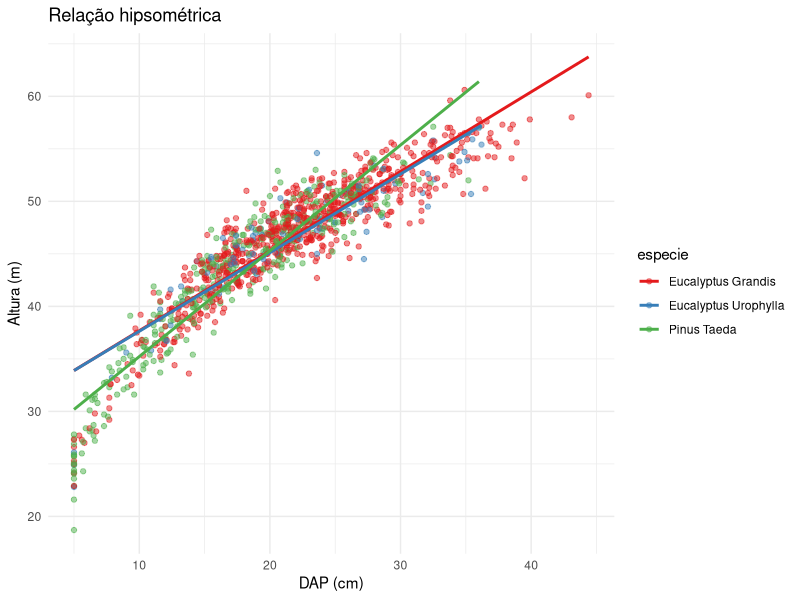
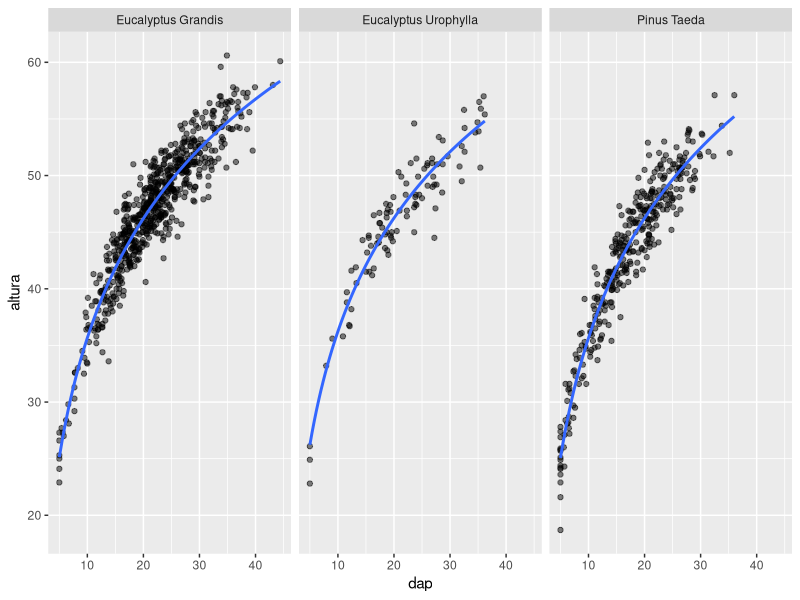
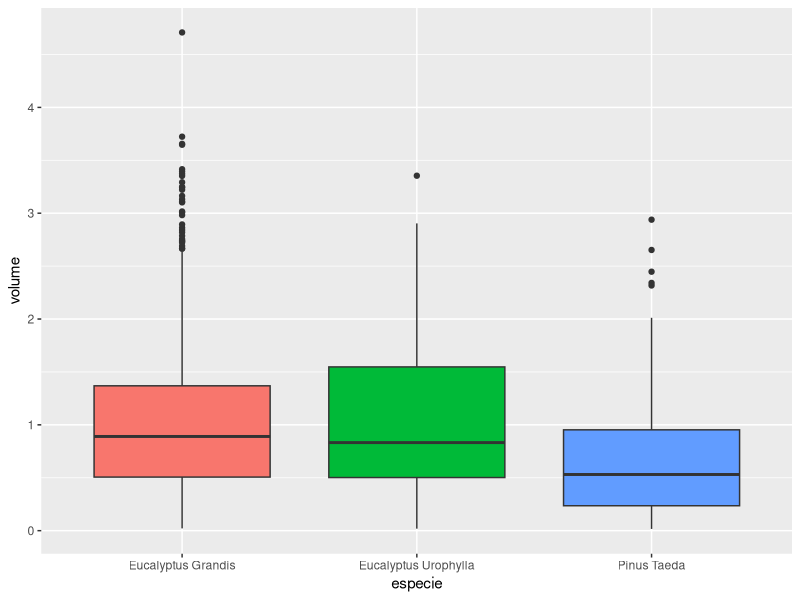
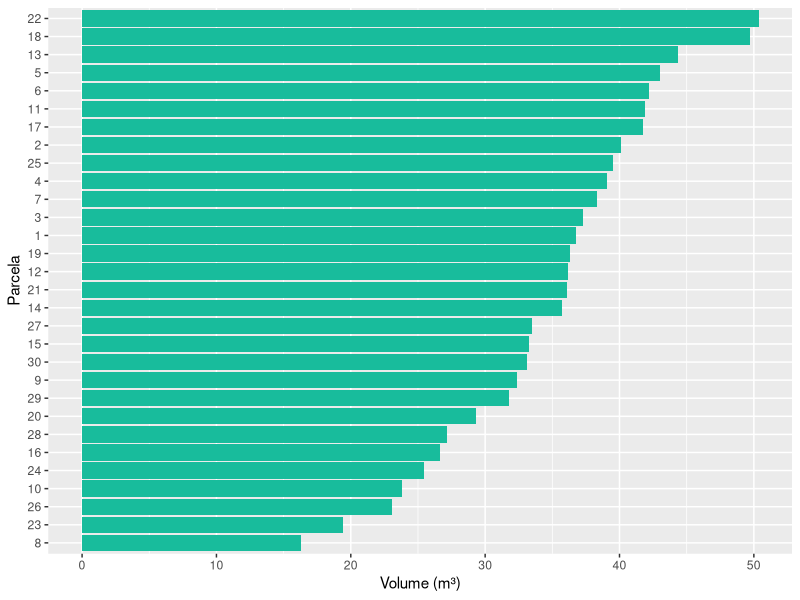

Recreate these plots in R, in order.
## ---- chunk 1
library(readr)
library(dplyr)
library(ggplot2)
filmes <- read_csv2("../data/filmes_imdb.csv")
elenco <- read_csv("../data/elenco.csv")
inv_florestal <- read_csv("../data/inv_florestal.csv")
parcelas <- read_csv("../data/parcelas.csv")
## ---- chunk 2
# left_join: adiciona colunas da tabela direita à esquerda
filmes_com_elenco <- filmes %>% left_join(elenco, by = c("codigo_filme" = "codigo"))

# Anti_join: o que NÃO tem correspondência
inv_florestal %>% anti_join(parcelas, by = "parcela")
## ---- chunk 3
# Dispersão + tendência
inv_florestal %>% 
  ggplot(aes(x = dap, y = altura, color = especie)) +
  geom_point(alpha = 0.5) +
  geom_smooth(method = "lm", se = FALSE) +
  scale_color_brewer(palette = "Set1") +
  labs(title = "Relação hipsométrica", x = "DAP (cm)", y = "Altura (m)") +
  theme_minimal()

# Facetas
inv_florestal %>% 
  ggplot(aes(x = dap, y = altura)) +
  geom_point(alpha = 0.5) +
  geom_smooth(method = "lm", formula = y ~ log(x), se = FALSE) +
  facet_wrap(~especie)

# Boxplot
inv_florestal %>% 
  ggplot(aes(x = especie, y = volume, fill = especie)) +
  geom_boxplot() + theme(legend.position = "none")

# Barras — volume por parcela
inv_florestal %>% group_by(parcela) %>% summarise(v = sum(volume)) %>% 
  ggplot(aes(x = reorder(factor(parcela), v), y = v)) +
  geom_col(fill = "#18BC9C") + coord_flip() + labs(x = "Parcela", y = "Volume (m³)")
